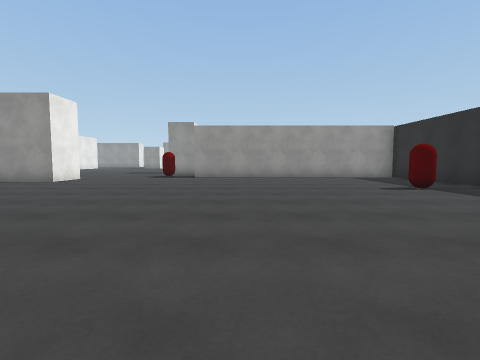
[1] (above)

24 first-person views from a walk through a 3-D level made in the Unity game engine. The camera is 1.2 m above the floor, tilts 4° down and sees 85° across. The floor is counted in squares, 2 m on a side. Each view is taken from the middle of a square. On the plan, view 1 faces up. The plan holds only what a view shows up to about 9 squares ahead; the rest is blank. The place goes on beyond the plan. The player character is not drawn. Surface patterns are stand-ins for the level's own textures.

[2]
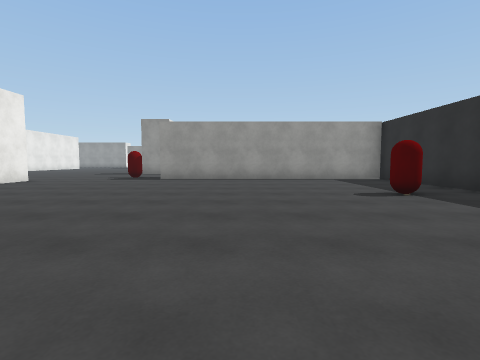

[3]
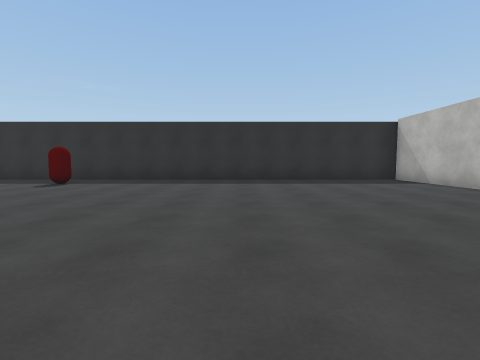

[4]
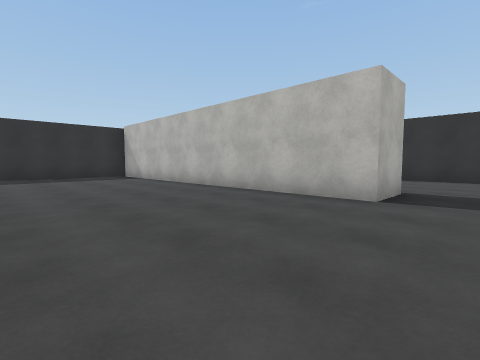

[5]
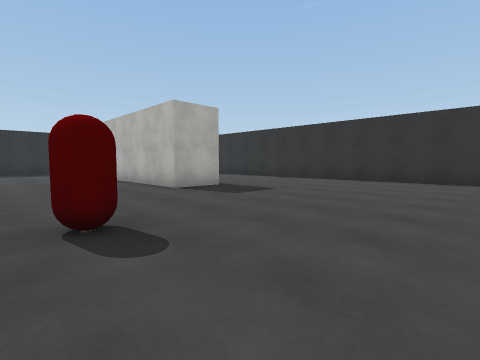

[6]
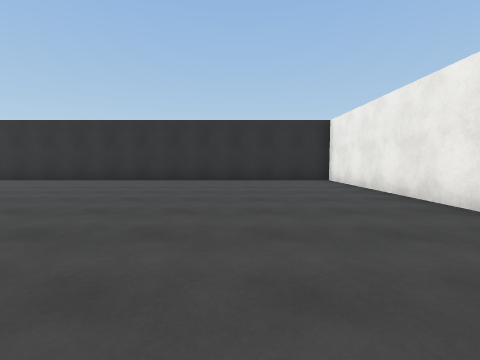

[7]
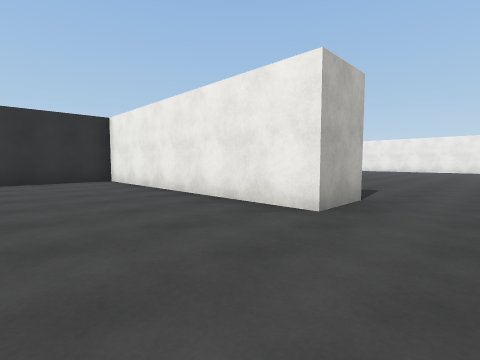

[8]
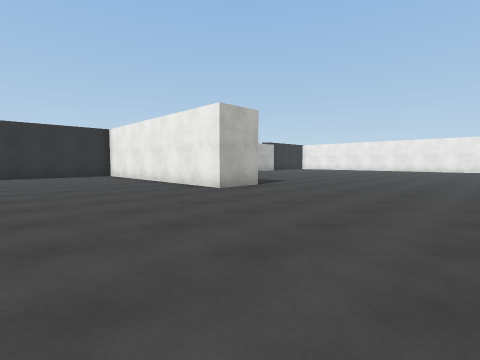

[9]
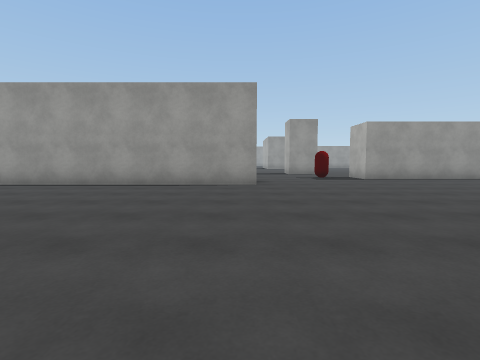

[10]
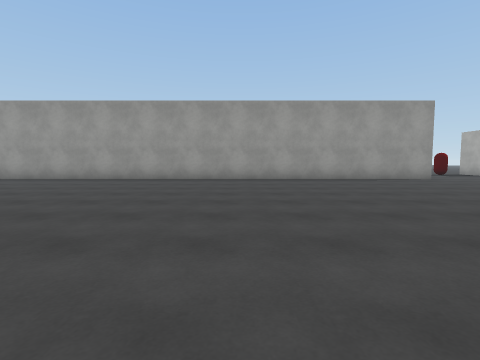

[11]
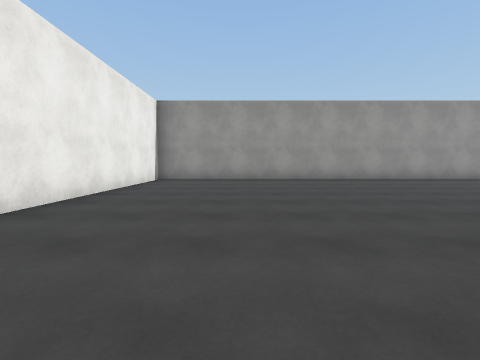

[12]
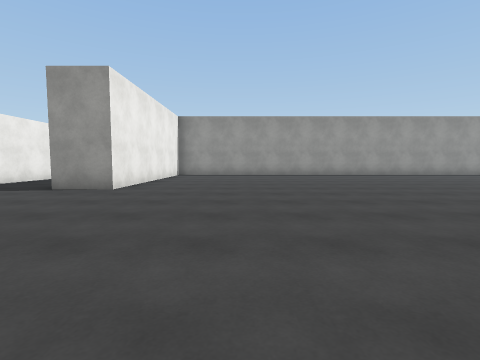

[13]
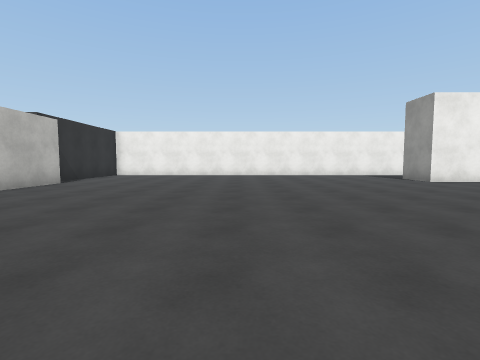

[14]
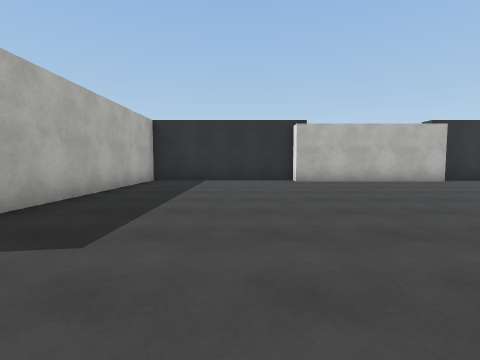

[15]
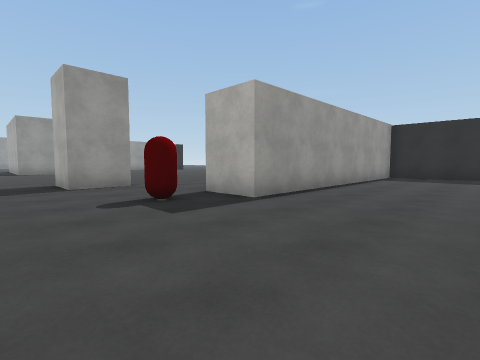

[16]
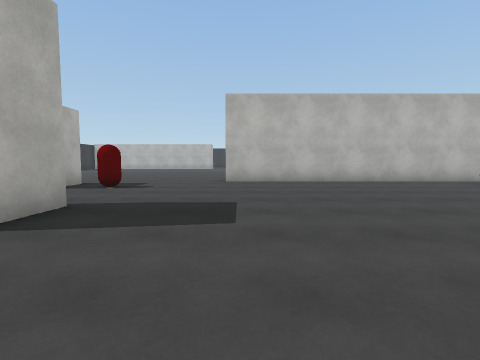

[17]
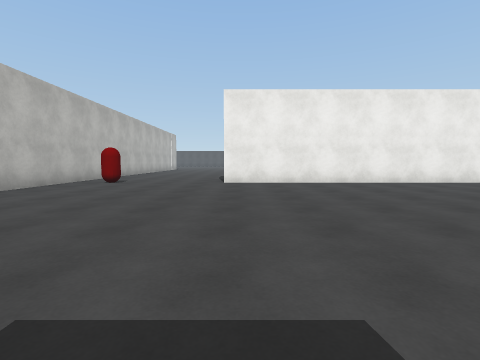

[18]
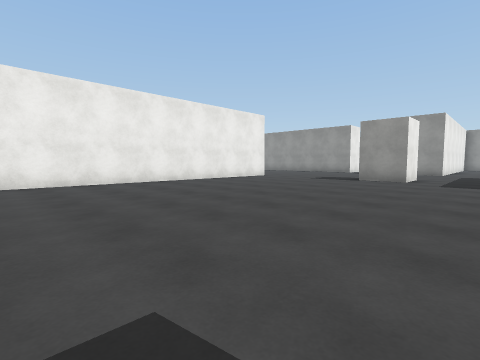

[19]
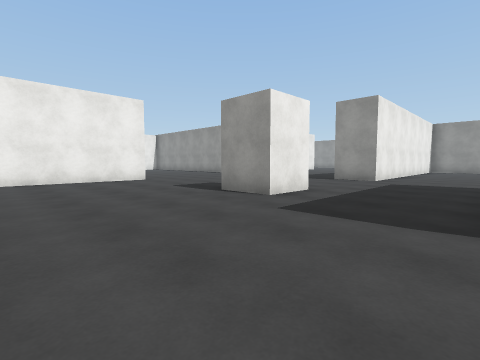

[20]
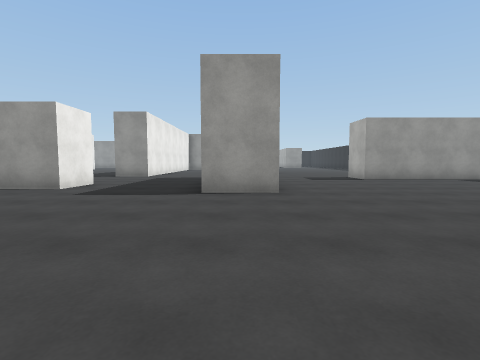

[21]
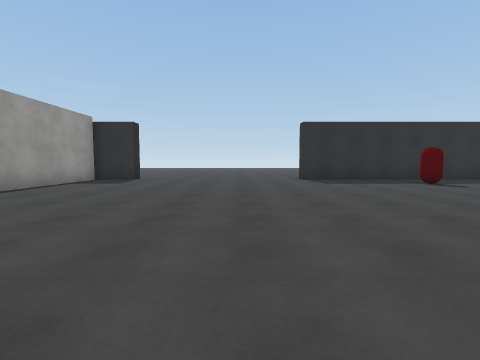

[22]
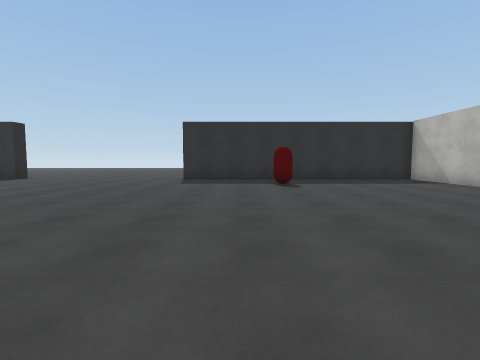

[23]
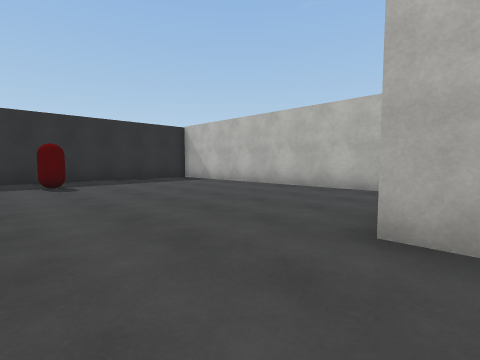

[24]
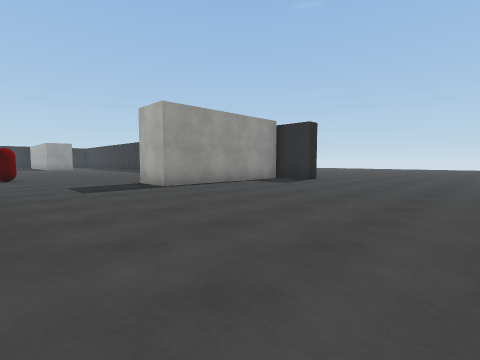

### Floor plan
Points are (right, up) in squares from view 1. A wall is a line through its corners. A room is listed if a view was taken in it or the views show most of it. See-through windows are left out.
Room 1 (views 1, 2, 3, 4, 5, 6, 7, 8, 9, 10, 11, 12, 13, 14, 15)
walls: (-14.2, -2.5) (-12.9, -2.5) (-12.9, -9.5) (-2.2, -9.5); (-3.7, -5.6) (-3.7, -4.2) (5.8, -4.2) (5.8, 9.9) (-1.7, 9.9); (-5.6, 9.1) (-5.6, 7.8) (-23.7, 7.8) (-23.7, 1.6) (-25.1, 1.6); (-23.4, -9) (-18.7, -9) (-18.7, -9.5) (-14.2, -9.5) (-14.2, -4); (-25, -9.5) (-23.5, -9.5)
ways out: opening at (-3.5, 10.8) to room 2
objects: red capsule (-6, -2); red capsule (4, 6)
Room 2 (views 16, 17, 18, 19, 20, 21, 22, 23, 24)
walls: (-6.9, 24.1) (-6.9, 22.7) (-8.2, 22.7); (-12.4, 23) (-12.4, 13.5); (-2.1, 22.1) (-3.8, 22.1); (-3, 14.8) (-2.2, 14.8); (-6.7, 29) (-6.7, 27.7) (-8.1, 27.7); (-2.2, 13.5) (-3.7, 13.5) (-3.7, 14.9); (-1.4, 11.3) (5.8, 11.3) (5.8, 18.9); (-1.7, 9.9) (-1.7, 11.2); (-14, 9.1) (-5.6, 9.1); (6.2, 24.5) (5.8, 24.5) (5.8, 25.8) (1.2, 25.8) (1.2, 27.2)
ways out: opening at (-3.5, 10.8) to room 1
objects: red capsule (-12, 10); red capsule (-3, 11); red capsule (-1, 30); red capsule (4, 16)

Where each view was taken, in squares from view 1:
view 1: 0 up, 0 right, facing up
view 2: 1 up, 1 right, facing up
view 3: 1 up, 3 left, facing right
view 4: 0 up, 5 left, facing down-right
view 5: 1 down, 9 left, facing down-right
view 6: 1 down, 10 left, facing down
view 7: 1 down, 10 left, facing down-left
view 8: 2 up, 9 left, facing down-left
view 9: 1 up, 6 left, facing up
view 10: 1 down, 12 left, facing up
view 11: 1 down, 21 left, facing up
view 12: 4 down, 21 left, facing up
view 13: 4 down, 16 left, facing left
view 14: 1 down, 17 left, facing down
view 15: 7 up, 5 left, facing up-right
view 16: 17 up, 6 left, facing down
view 17: 14 up, 5 left, facing left
view 18: 14 up, 5 left, facing up-left
view 19: 19 up, 4 left, facing up-left
view 20: 17 up, 3 left, facing up
view 21: 21 up, 3 left, facing right
view 22: 17 up, 3 left, facing right
view 23: 17 up, 3 left, facing down-right
view 24: 20 up, 2 left, facing up-right
